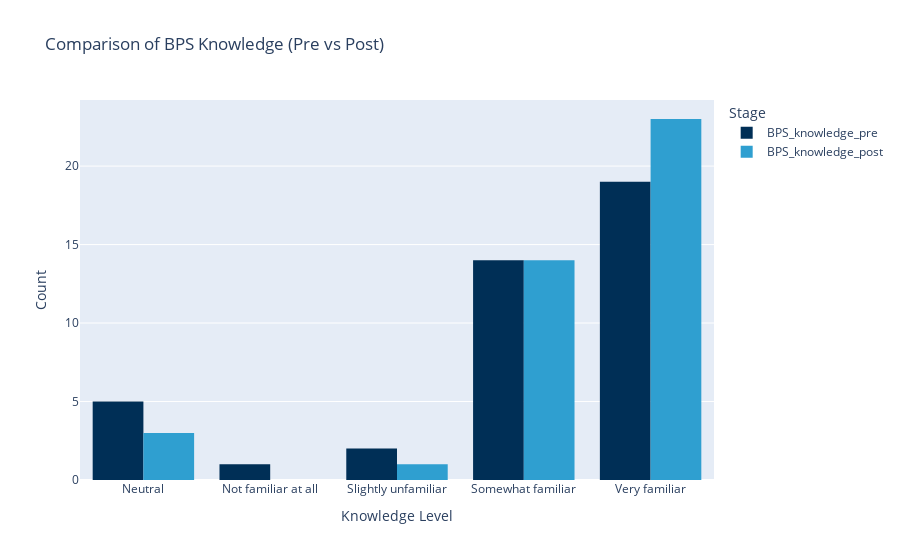

The cell this chart's notebook holds for it:
### Code cell
# Side-by-side comparison
comparison = merged_df.melt(
    id_vars=["name"], 
    value_vars=["BPS_knowledge_pre", "BPS_knowledge_post"],
    var_name="Stage", 
    value_name="Knowledge_Level"
)

fig3 = px.histogram(
    comparison,
    x="Knowledge_Level",
    color="Stage",
    barmode="group",
    color_discrete_map={
        "BPS_knowledge_pre": "#002f56",   # blue
        "BPS_knowledge_post": "#2f9fd0"   # teal
    },
    title="Comparison of BPS Knowledge (Pre vs Post)"
)
fig3.update_layout(xaxis_title="Knowledge Level", yaxis_title="Count")
fig3.show()

### Figure 1 — Plotly figure (JSON) as saved in the notebook; plotly's stock layout.template omitted (floating-point values rounded to 4 significant figures)
{"data": [{"alignmentgroup": "True", "bingroup": "x", "hovertemplate": "Stage=BPS_knowledge_pre<br>Knowledge_Level=%{x}<br>count=%{y}<extra></extra>", "legendgroup": "BPS_knowledge_pre", "marker": {"color": "#002f56", "pattern": {"shape": ""}}, "name": "BPS_knowledge_pre", "offsetgroup": "BPS_knowledge_pre", "orientation": "v", "showlegend": true, "type": "histogram", "x": ["Neutral", "Neutral", "Neutral", "Neutral", "Neutral", "Not familiar at all", "Slightly unfamiliar", "Slightly unfamiliar", "Somewhat familiar", "Somewhat familiar", "Somewhat familiar", "Somewhat familiar", "Somewhat familiar", "Somewhat familiar", "Somewhat familiar", "Somewhat familiar", "Somewhat familiar", "Somewhat familiar", "Somewhat familiar", "Somewhat familiar", "Somewhat familiar", "Somewhat familiar", "Very familiar", "Very familiar", "Very familiar", "Very familiar", "Very familiar", "Very familiar", "Very familiar", "Very familiar", "Very familiar", "Very familiar", "Very familiar", "Very familiar", "Very familiar", "Very familiar", "Very familiar", "Very familiar", "Very familiar", "Very familiar", "Very familiar"], "xaxis": "x", "yaxis": "y"}, {"alignmentgroup": "True", "bingroup": "x", "hovertemplate": "Stage=BPS_knowledge_post<br>Knowledge_Level=%{x}<br>count=%{y}<extra></extra>", "legendgroup": "BPS_knowledge_post", "marker": {"color": "#2f9fd0", "pattern": {"shape": ""}}, "name": "BPS_knowledge_post", "offsetgroup": "BPS_knowledge_post", "orientation": "v", "showlegend": true, "type": "histogram", "x": ["Very familiar", "Somewhat familiar", "Very familiar", "Somewhat familiar", "Neutral", "Somewhat familiar", "Neutral", "Slightly unfamiliar", "Very familiar", "Very familiar", "Very familiar", "Very familiar", "Somewhat familiar", "Neutral", "Very familiar", "Somewhat familiar", "Somewhat familiar", "Somewhat familiar", "Somewhat familiar", "Somewhat familiar", "Somewhat familiar", "Very familiar", "Very familiar", "Very familiar", "Very familiar", "Very familiar", "Very familiar", "Somewhat familiar", "Very familiar", "Somewhat familiar", "Very familiar", "Very familiar", "Very familiar", "Very familiar", "Very familiar", "Somewhat familiar", "Very familiar", "Very familiar", "Very familiar", "Somewhat familiar", "Very familiar"], "xaxis": "x", "yaxis": "y"}], "layout": {"barmode": "group", "legend": {"title": {"text": "Stage"}, "tracegroupgap": 0}, "title": {"text": "Comparison of BPS Knowledge (Pre vs Post)"}, "xaxis": {"anchor": "y", "domain": [0, 1], "title": {"text": "Knowledge Level"}}, "yaxis": {"anchor": "x", "domain": [0, 1], "title": {"text": "Count"}}}}
